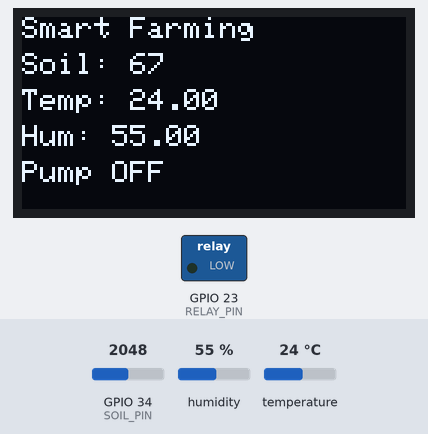
Recording of a sketch running on a simulated ESP32. Shown: 128×64 one-colour display, switched loads named in the sketch (green lamp = pin HIGH). Inputs (shaded band) come from the test bench; at power-on: GPIO 34 (SOIL_PIN) = 2048, humidity 55 %, temperature 24 °C. WiFi joins after 1.5 s; servers stay silent unless stated; uploads are accepted with an empty reply; what the sketch prints to the serial monitor is not drawn.

Above: at 2.7 s.
2.8 s: GPIO 34 (SOIL_PIN) set to 2450
At 4.0 s:
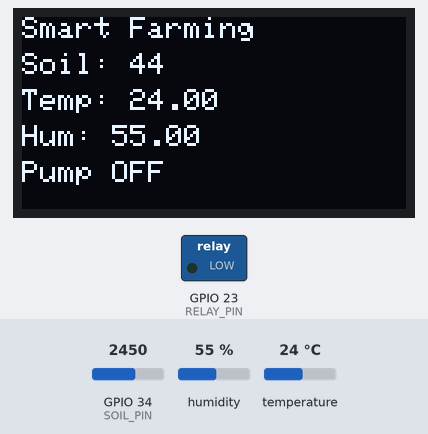
5.1 s: GPIO 34 (SOIL_PIN) set to 2591
At 6.9 s:
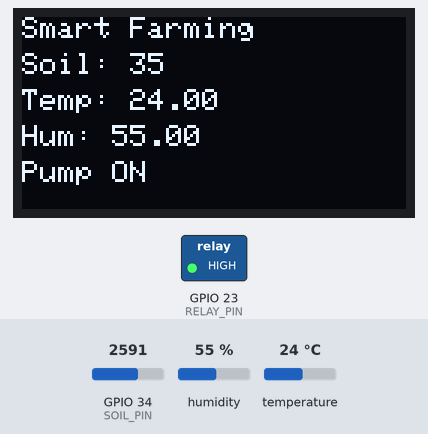
7.2 s: humidity set to 22 %
At 8.8 s:
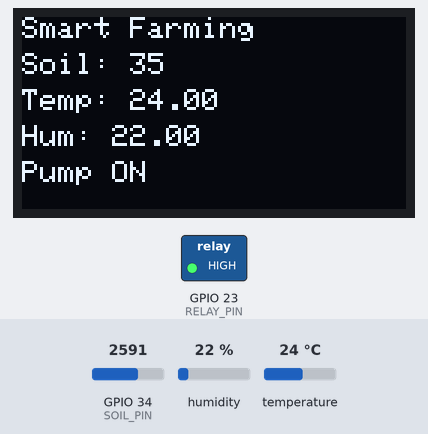
9.3 s: GPIO 34 (SOIL_PIN) set to 1228
At 10.6 s:
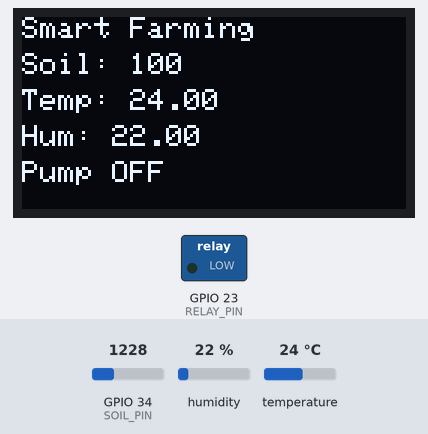
11.3 s: temperature set to 12 °C
At 12.4 s:
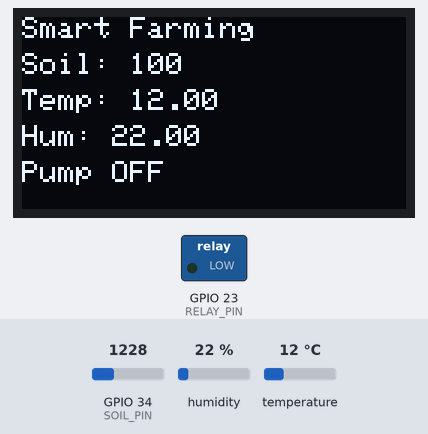
13.4 s: humidity set to 40 %
At 15.5 s:
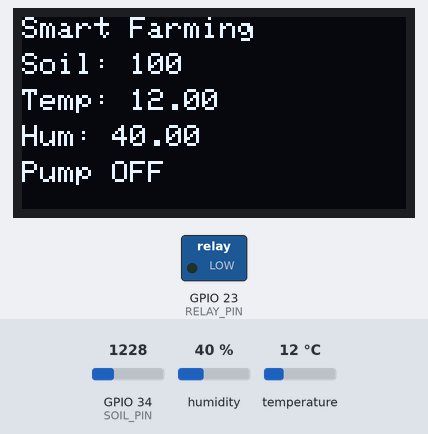
Timing chart, 0 to 16.5 s (numbered marks = the images above; inputs shaded):
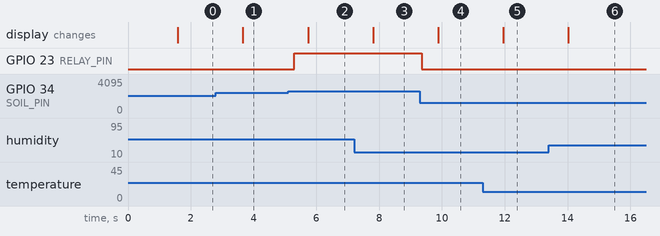

Measured:
- the behaviour switches between 2520 and 2521 on GPIO 34 (SOIL_PIN) (found by bisection; images 1 and 2)
- after the input at 2.8 s, the display: changes after 0.86 s (image 1)
- after the input at 5.1 s, GPIO 23 (RELAY_PIN): LOW → HIGH after 0.20 s; the display: changes after 0.64 s (image 2)
- after the input at 7.2 s, the display: changes after 0.61 s (image 3)
- after the input at 9.3 s, GPIO 23 (RELAY_PIN): HIGH → LOW after 0.05 s; the display: changes after 0.58 s (image 4)
- after the input at 11.3 s, the display: changes after 0.66 s (image 5)
- after the input at 13.4 s, the display: changes after 0.63 s (image 6)

The sketch:

esp32_smart_farming.ino
```cpp
#include <WiFi.h>
#include <WiFiClientSecure.h>
#include <HTTPClient.h>
#include <DHT.h>
#include <Wire.h>
#include <Adafruit_GFX.h>
#include <Adafruit_SSD1306.h>
#include <ArduinoJson.h>

// ===== WIFI =====
#define WIFI_SSID "zeldris"
#define WIFI_PASSWORD "achmadmauladi"

// ===== FIREBASE =====
// Base URL WITHOUT trailing .json
const char *FIREBASE_BASE = "https://smart-farming-90ebf-default-rtdb.firebaseio.com";
const char *DEVICE_UID = "ESP32-01";

// ===== OLED =====
#define SCREEN_WIDTH 128
#define SCREEN_HEIGHT 64
Adafruit_SSD1306 display(SCREEN_WIDTH, SCREEN_HEIGHT, &Wire, -1);

// ===== DHT =====
#define DHTPIN 4
#define DHTTYPE DHT22
DHT dht(DHTPIN, DHTTYPE);

// ===== PIN =====
#define SOIL_PIN 34
#define RELAY_PIN 23

// ===== KALIBRASI =====
int soilKering = 3200;
int soilBasah = 1500;

// ===== VAR =====
int soilPercent = 0;
float suhu = 0;
float kelembaban = 0;
float lastTemp = NAN;
float lastHum = NAN;
bool pumpStatus = false;  // actual relay state
String pumpMode = "auto"; // "auto" or "manual"
bool serverPumpState = false;

// ===== TIMER =====
unsigned long lastSend = 0;
unsigned long lastDisplay = 0;
unsigned long lastCmdPoll = 0;

// intervals
const unsigned long SEND_INTERVAL = 5000;
const unsigned long DISPLAY_INTERVAL = 1000;
const unsigned long CMD_POLL_INTERVAL = 3000;

void setup()
{
    Serial.begin(115200);

    pinMode(RELAY_PIN, OUTPUT);
    digitalWrite(RELAY_PIN, LOW);

    dht.begin();

    // OLED
    if (!display.begin(SSD1306_SWITCHCAPVCC, 0x3C))
    {
        Serial.println("OLED ERROR");
        while (true)
            ;
    }

    display.clearDisplay();
    display.setTextSize(1);
    display.setTextColor(WHITE);

    display.setCursor(0, 0);
    display.print("INIT...");
    display.display();

    // WIFI
    WiFi.begin(WIFI_SSID, WIFI_PASSWORD);
    Serial.print("Connecting WiFi");
    while (WiFi.status() != WL_CONNECTED)
    {
        delay(300);
        Serial.print(".");
    }

    Serial.println("\nConnected!");
    Serial.println(WiFi.localIP());
}

// read commands from Firebase commands/{DEVICE_UID}.json
void pollCommands()
{
    if (WiFi.status() != WL_CONNECTED)
        return;
    String url = String(FIREBASE_BASE) + "/smart_farming/commands/" + DEVICE_UID + ".json";

    WiFiClientSecure client;
    client.setInsecure();
    HTTPClient https;
    https.begin(client, url);

    int code = https.GET();
    if (code == 200)
    {
        String payload = https.getString();
        if (payload.length() > 2)
        {
            DynamicJsonDocument doc(512);
            DeserializationError err = deserializeJson(doc, payload);
            if (!err)
            {
                if (doc.containsKey("pump_mode"))
                    pumpMode = String((const char *)doc["pump_mode"]);
                if (doc.containsKey("pump_state"))
                    serverPumpState = doc["pump_state"] | false;
            }
        }
    }
    https.end();
}

void sendTelemetry()
{
    if (WiFi.status() != WL_CONNECTED)
        return;

    // build JSON
    DynamicJsonDocument doc(256);
    doc["soil_moisture"] = soilPercent;
    doc["air_temperature"] = !isnan(suhu) ? suhu : lastTemp;
    doc["air_humidity"] = !isnan(kelembaban) ? kelembaban : lastHum;
    doc["pump_status"] = pumpStatus;
    doc["ts"] = millis();

    String json;
    serializeJson(doc, json);

    // POST to /smart_farming/telemetry/{DEVICE_UID}.json so each push is unique
    String url = String(FIREBASE_BASE) + "/smart_farming/telemetry/" + DEVICE_UID + ".json";

    WiFiClientSecure client;
    client.setInsecure();
    HTTPClient https;
    https.begin(client, url);
    https.addHeader("Content-Type", "application/json");

    int code = https.POST(json);
    Serial.print("Telemetry POST code: ");
    Serial.println(code);
    https.end();
}

void applyPumpLogicAuto()
{
    // simple threshold logic
    bool desired = (soilPercent < 40);
    pumpStatus = desired;
}

void applyPumpFromServer()
{
    if (pumpMode == "manual")
    {
        pumpStatus = serverPumpState;
    }
    else
    {
        applyPumpLogicAuto();
    }
}

void loop()
{
    // ===== SOIL =====
    int soilValue = analogRead(SOIL_PIN);
    soilPercent = map(soilValue, soilKering, soilBasah, 0, 100);
    soilPercent = constrain(soilPercent, 0, 100);

    // ===== DHT =====
    float t = dht.readTemperature();
    float h = dht.readHumidity();

    if (!isnan(t) && !isnan(h))
    {
        suhu = t;
        kelembaban = h;
        lastTemp = suhu;
        lastHum = kelembaban;
    }
    else
    {
        Serial.println("DHT read failed, using last-known values");
    }

    // ===== POLL COMMANDS =====
    if (millis() - lastCmdPoll > CMD_POLL_INTERVAL)
    {
        pollCommands();
        lastCmdPoll = millis();
    }

    // ===== APPLY PUMP LOGIC =====
    applyPumpFromServer();
    digitalWrite(RELAY_PIN, pumpStatus ? HIGH : LOW);

    // ===== SEND TELEMETRY =====
    if (millis() - lastSend > SEND_INTERVAL)
    {
        sendTelemetry();
        lastSend = millis();
    }

    // ===== OLED =====
    if (millis() - lastDisplay > DISPLAY_INTERVAL)
    {
        display.clearDisplay();
        display.setCursor(0, 0);
        display.print("Smart Farming");

        display.setCursor(0, 12);
        display.print("Soil: ");
        display.print(soilPercent);

        display.setCursor(0, 24);
        display.print("Temp: ");
        display.print(isnan(suhu) ? lastTemp : suhu);

        display.setCursor(0, 36);
        display.print("Hum: ");
        display.print(isnan(kelembaban) ? lastHum : kelembaban);

        display.setCursor(0, 48);
        display.print(pumpStatus ? "Pump ON" : "Pump OFF");

        display.display();
        lastDisplay = millis();
    }

    // ===== SERIAL =====
    Serial.print("Soil: ");
    Serial.print(soilPercent);
    Serial.print(" | Pump: ");
    Serial.print(pumpStatus ? "ON" : "OFF");
    Serial.print(" | Mode: ");
    Serial.println(pumpMode);

    delay(50);
}
```
